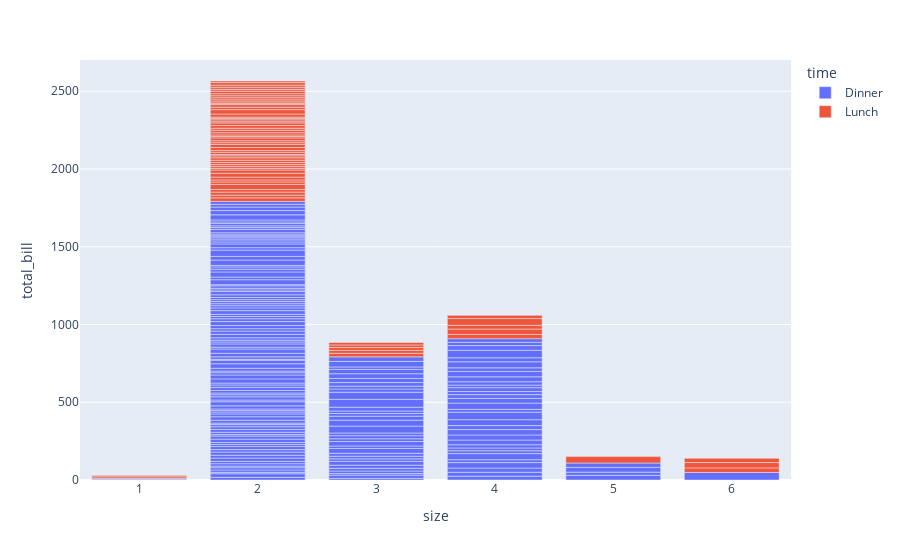

Here is the notebook cell this chart was saved with:
### Code cell
px.bar(data_frame=df, x='size', y='total_bill', color='time')

### Figure 1 — Plotly figure (JSON) as saved in the notebook; plotly's stock layout.template omitted (floating-point values rounded to 4 significant figures; data arrays with more than 128 entries replaced by an {"elided": "..."} marker saying what was removed)
{"data": [{"hovertemplate": "time=Dinner<br>size=%{x}<br>total_bill=%{y}<extra></extra>", "legendgroup": "Dinner", "marker": {"color": "#636efa", "pattern": {"shape": ""}}, "name": "Dinner", "orientation": "v", "showlegend": true, "textposition": "auto", "type": "bar", "x": {"elided": "176 int values"}, "xaxis": "x", "y": {"elided": "176 float values"}, "yaxis": "y"}, {"hovertemplate": "time=Lunch<br>size=%{x}<br>total_bill=%{y}<extra></extra>", "legendgroup": "Lunch", "marker": {"color": "#EF553B", "pattern": {"shape": ""}}, "name": "Lunch", "orientation": "v", "showlegend": true, "textposition": "auto", "type": "bar", "x": [4, 2, 2, 2, 2, 1, 2, 2, 4, 2, 2, 2, 2, 2, 2, 4, 2, 2, 2, 2, 2, 6, 2, 2, 2, 3, 2, 2, 2, 2, 2, 2, 2, 2, 2, 2, 2, 6, 5, 6, 2, 2, 3, 2, 2, 2, 2, 2, 2, 2, 2, 2, 4, 2, 2, 3, 2, 2, 2, 4, 3, 2, 2, 1, 3, 2, 2, 2], "xaxis": "x", "y": [27.2, 22.76, 17.29, 19.44, 16.66, 10.07, 32.68, 15.98, 34.83, 13.03, 18.28, 24.71, 21.16, 10.65, 12.43, 24.08, 11.69, 13.42, 14.26, 15.95, 12.48, 29.8, 8.52, 14.52, 11.38, 22.82, 19.08, 20.27, 11.17, 12.26, 18.26, 8.51, 10.33, 14.15, 16.0, 13.16, 17.47, 34.3, 41.19, 27.05, 16.43, 8.35, 18.64, 11.87, 9.78, 7.51, 19.81, 28.44, 15.48, 16.58, 7.56, 10.34, 43.11, 13.0, 13.51, 18.71, 12.74, 13.0, 16.4, 20.53, 16.47, 12.16, 13.42, 8.58, 15.98, 13.42, 16.27, 10.09], "yaxis": "y"}], "layout": {"barmode": "relative", "legend": {"title": {"text": "time"}, "tracegroupgap": 0}, "margin": {"t": 60}, "xaxis": {"anchor": "y", "domain": [0, 1], "title": {"text": "size"}}, "yaxis": {"anchor": "x", "domain": [0, 1], "title": {"text": "total_bill"}}}}
